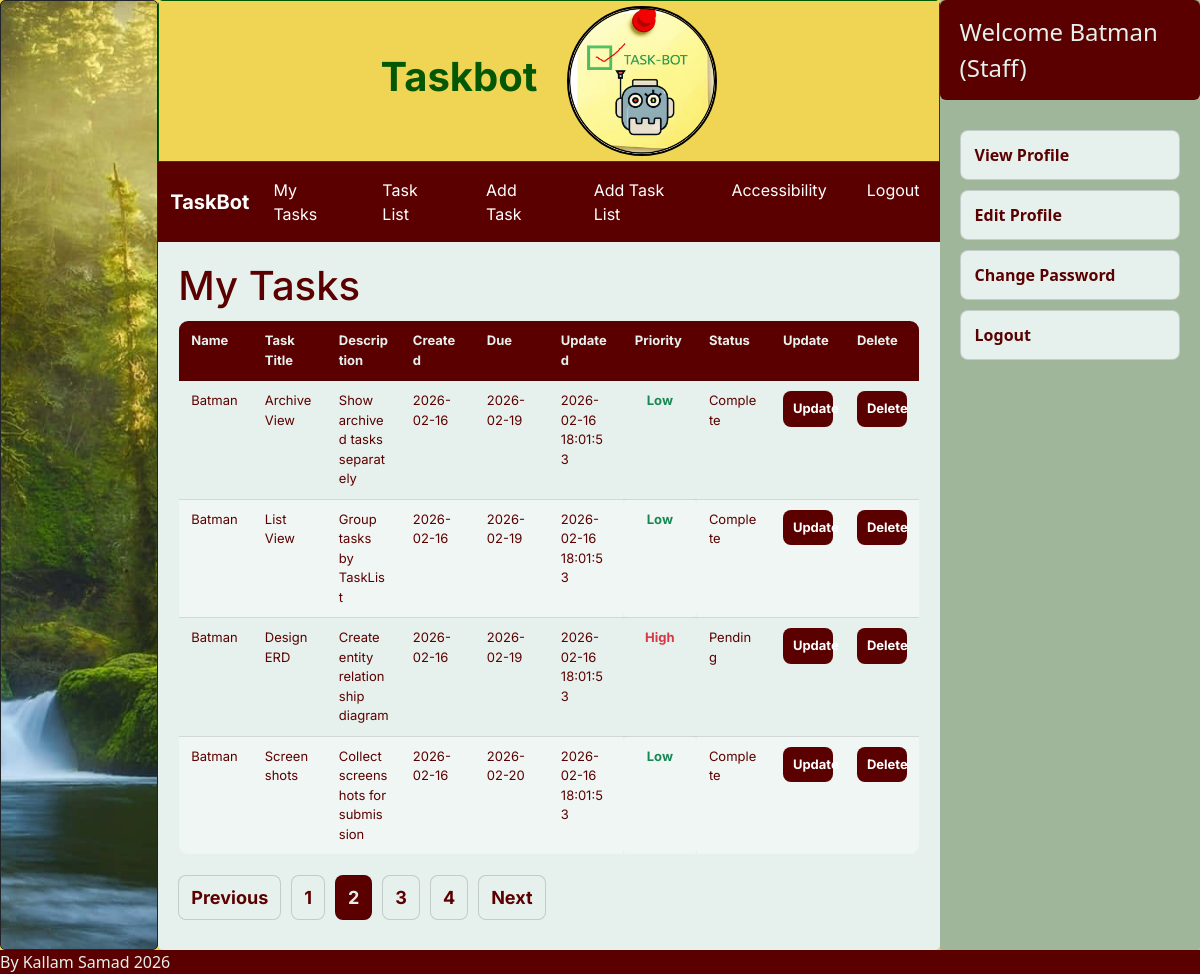
The app's page /index.php?page=tasks&p=2 (signed in) with its own data.
### tables this page shows
CREATE TABLE Task ( 

  TaskID        INTEGER PRIMARY KEY AUTOINCREMENT, 

  TaskTitle     TEXT NOT NULL, 

  Description   TEXT, 

  CreateDate    DATE NOT NULL DEFAULT (DATE('now')), 

  DueDate       DATE, 

  UpdatedAt     DATETIME NOT NULL DEFAULT CURRENT_TIMESTAMP, 

  LastUpdatedBy INTEGER, 

  Priority      TEXT NOT NULL DEFAULT 'Unassigned', 

  Status        TEXT NOT NULL DEFAULT 'Pending', 

  IsArchived    INTEGER NOT NULL DEFAULT 0, 

  TaskListID    INTEGER, 

  CHECK (Priority IN ('Unassigned', 'Low', 'Medium', 'High')), 

  CHECK (Status IN ('Pending', 'Complete', 'Cancelled')), 

  FOREIGN KEY (LastUpdatedBy) REFERENCES Users(UserID) 

    ON UPDATE CASCADE 

    ON DELETE SET NULL, 

  FOREIGN KEY (TaskListID) REFERENCES TaskList(TaskListID) 

    ON UPDATE CASCADE 

    ON DELETE SET NULL 

);

CREATE TABLE Users ( 

  UserID      INTEGER PRIMARY KEY AUTOINCREMENT, 

  RoleID      INTEGER NOT NULL, 

  DisplayName TEXT NOT NULL, 

  FirstName   TEXT NOT NULL, 

  MiddleName  TEXT DEFAULT ' ', 

  LastName    TEXT NOT NULL, 

  Email       TEXT NOT NULL UNIQUE, 

  Phone       TEXT UNIQUE, 

  IsActive    INTEGER NOT NULL DEFAULT 1, 

  LastLoginAt DATETIME DEFAULT CURRENT_TIMESTAMP, 

  FOREIGN KEY (RoleID) REFERENCES Role(RoleID) 

    ON UPDATE CASCADE 

    ON DELETE CASCADE 

);

CREATE TABLE Role ( 

  RoleID   INTEGER PRIMARY KEY AUTOINCREMENT, 

  RoleType TEXT NOT NULL DEFAULT 'Staff', 

  CHECK (RoleType IN ('Admin', 'Staff')) 

);

### stafftasks.php (the view, shortened to what this page needs)
<?php
$db = new SQLite3("C:/xampp/htdocs/TaskBot/database.db");
$db->exec("PRAGMA foreign_keys = ON;");
$userId = (int)$_SESSION['userId'];
$records_per_page = 4;
$current_page = isset($_GET['p']) ? (int)$_GET['p'] : 1;
$offset = ($current_page - 1) * $records_per_page;
$countStmt = $db->prepare("SELECT COUNT(*) AS total FROM Task WHERE LastUpdatedBy = :uid");
$countStmt->bindValue(":uid", $userId, SQLITE3_INTEGER);
$countRes = $countStmt->execute();
$countRow = $countRes->fetchArray(SQLITE3_ASSOC);
$total_records = (int)($countRow['total'] ?? 0);
$total_pages = max(1, (int)ceil($total_records / $records_per_page));
$stmt = $db->prepare("
    SELECT
        U.DisplayName,
        T.TaskID,
        T.TaskTitle,
        T.Description,
        T.CreateDate,
        T.DueDate,
        T.UpdatedAt,
        T.Priority,
        T.Status
    FROM Task T
    INNER JOIN Users U ON U.UserID = T.LastUpdatedBy
    WHERE T.LastUpdatedBy = :uid
    ORDER BY T.DueDate IS NULL, T.DueDate ASC, T.TaskID DESC
    LIMIT :limit OFFSET :offset
");
$stmt->bindValue(":uid", $userId, SQLITE3_INTEGER);
$stmt->bindValue(":limit", $records_per_page, SQLITE3_INTEGER);
$stmt->bindValue(":offset", $offset, SQLITE3_INTEGER);
$result = $stmt->execute();
echo "<h1 class='page-title'>My Tasks</h1>";
echo "<div class='table-wrap'>";
echo "<table class='tasks-table'>";
echo "
<thead>
<tr>
  <th>Name</th>
  <th>Task Title</th>
  <th>Description</th>
  <th>Created</th>
  <th>Due</th>
  <th>Updated</th>
  <th>Priority</th>
  <th>Status</th>
  <th>Update</th>
  <th>Delete</th>
</tr>
</thead>
<tbody>
";
while ($row = $result->fetchArray(SQLITE3_ASSOC)) {
    $name = htmlspecialchars($row['DisplayName'] ?? '');
    $taskId = (int)($row['TaskID'] ?? 0);
    $title = htmlspecialchars($row['TaskTitle'] ?? '');
    $desc = htmlspecialchars($row['Description'] ?? '');
    $created = htmlspecialchars($row['CreateDate'] ?? '');
    $due = htmlspecialchars($row['DueDate'] ?? '');
    $updated = htmlspecialchars($row['UpdatedAt'] ?? '');
    $priorityRaw = trim((string)($row['Priority'] ?? ''));
    $priority = htmlspecialchars($priorityRaw);
    $priorityClass = 'priority-' . strtolower(preg_replace('/\s+/', '-', $priorityRaw));
    $statusRaw = trim((string)($row['Status'] ?? ''));
    $status = htmlspecialchars($statusRaw);
    $statusClass = 'status-' . strtolower(preg_replace('/\s+/', '-', $statusRaw));
    echo "<tr>
        <td>{$name}</td>
        <td>{$title}</td>
        <td class='desc'>{$desc}</td>
        <td>{$created}</td>
        <td>{$due}</td>
        <td>{$updated}</td>
        <td class='{$priorityClass}'>{$priority}</td>
        <td class='{$statusClass}'>{$status}</td>
        <td>
          <form method='POST' action='updatetask.php'>
            <input type='hidden' name='TaskID' value='{$taskId}'>
            <button class='btn' type='submit'>Update</button>
          </form>
        </td>
        <td>
          <form method='POST' action='deletetask.php' onsubmit=\"return confirm('Delete this task?');\">
            <input type='hidden' name='TaskID' value='{$taskId}'>
            <button class='btn' type='submit'>Delete</button>
          </form>
        </td>
    </tr>";
}
echo "</tbody></table>";
echo "</div>";
echo "<div class='pagination'>";
if ($current_page > 1) {
    $prev = $current_page - 1;
    echo "<a href='index.php?page=tasks&p={$prev}'>Previous</a>";
}
for ($i = 1; $i <= $total_pages; $i++) {
    if ($i === $current_page) {
        echo "<strong>{$i}</strong>";
    } else {
        echo "<a href='index.php?page=tasks&p={$i}'>{$i}</a>";
    }
}
if ($current_page < $total_pages) {
    $next = $current_page + 1;
    echo "<a href='index.php?page=tasks&p={$next}'>Next</a>";
}
echo "</div>";
?>

### dashboard.php (shortened to what this page needs)
<?php
require_once "db.php";
$username = $_SESSION['username'] ?? null;
if ($username === null) {
    $displayname = "Guest";
    $roleType = "Unknown Role";
} else {
    $stmt = $db->prepare("
        SELECT
            U.DisplayName,
            R.RoleType
        FROM Credentials AS C
        INNER JOIN Users AS U ON C.UserID = U.UserID
        INNER JOIN Role  AS R ON U.RoleID = R.RoleID
        WHERE C.Username = :username
        LIMIT 1
    ");
    $stmt->bindValue(":username", $username, SQLITE3_TEXT);
    $result = $stmt->execute();
    $row = $result->fetchArray(SQLITE3_ASSOC);
    $displayname = $row["DisplayName"] ?? "Unknown Name";
    $roleType = $row["RoleType"] ?? "Unknown Role";
}
?>
<div class="hamburger">
  <div class="profile-info">
    <span>
      Welcome <?= htmlspecialchars($displayname) ?>
      (<?= htmlspecialchars($roleType) ?>)
    </span>
  </div>
</div>
<div class="dashboard">
  <ul>
    <li><a href="/TaskBot/viewprofile.php">View Profile</a></li>
    <li><a href="/TaskBot/editprofile.php">Edit Profile</a></li>
    <li><a href="/TaskBot/changepassword.php">Change Password</a></li>
    <li><a href="logout.php">Logout</a></li>
  </ul>
</div>

### style.css (style rules this page uses)
body { background-color:#efd553; margin:0; }
.hamburger { font-size: x-large; }
.profile-info { display: flex; align-items: center; padding-right: 20px; background-color: rgb(91,0,0); }
.dashboard { width: 100%; padding: 20px; box-sizing: border-box; }
.dashboard ul { list-style: none; margin: 0; padding: 0; }
.dashboard li { margin: 10px 0; }
.dashboard a { display: block; padding: 12px 14px; border-radius: 8px; text-decoration: none; color: rgb(91,0,0); background-color: #E6F0EC; border: 1px solid rgba(0,0,0,0.15); font-weight: 600; }
.right .dashboard { flex: 1; }
.profile-info { width: 100%; box-sizing: border-box; padding: 14px 20px; border-radius: 6px; color: #E6F0EC; }
.page-title { margin: 20px 0 10px; padding: 0 20px; color: rgb(91,0,0); font-family: 'Inter', sans-serif; }
.table-wrap { width: 100%; padding: 0 20px 20px; box-sizing: border-box; overflow-x: auto; }
.tasks-table { width: 100%; border-collapse: collapse; background: #E6F0EC; border: 1px solid rgba(0,0,0,0.15); border-radius: 10px; overflow: hidden; font-family: 'Inter', sans-serif; table-layout: fixed; }
.tasks-table th, .tasks-table td { padding: 10px 12px; border-bottom: 1px solid rgba(0,0,0,0.12); vertical-align: top; word-wrap: break-word; overflow-wrap: anywhere; white-space: normal; font-size: 0.95rem; color: rgb(91,0,0); }
.tasks-table thead th { background: rgb(91,0,0); color: #E6F0EC; font-weight: 700; }
.tasks-table tbody tr:nth-child(even) { background: rgba(255,255,255,0.35); }
.tasks-table td:nth-child(1) { width: 12%; }
.tasks-table td:nth-child(2) { width: 12%; }
.tasks-table td:nth-child(3) { width: 24%; }
.tasks-table td:nth-child(4) { width: 9%; }
.tasks-table td:nth-child(5) { width: 9%; }
.tasks-table td:nth-child(6) { width: 9%; }
.tasks-table td:nth-child(7) { width: 6%; }
.tasks-table td:nth-child(8) { width: 7%; }
.tasks-table td:nth-child(9) { width: 6%; }
.tasks-table td:nth-child(10) { width: 6%; }
.tasks-table td:nth-child(9) form, .tasks-table td:nth-child(10) form { margin: 0; }
.tasks-table td:nth-child(9) button, .tasks-table td:nth-child(10) button { width: 100%; padding: 8px 10px; border: 0; border-radius: 8px; cursor: pointer; font-weight: 700; font-family: 'Inter', sans-serif; }
.tasks-table td:nth-child(9) button { background: rgb(91,0,0); color: #E6F0EC; }
.tasks-table td:nth-child(10) button { background: #9FB69A; color: rgb(91,0,0); }
.pagination { display: flex; gap: 10px; flex-wrap: wrap; align-items: center; padding: 0 20px 30px; }
.pagination a, .pagination strong { display: inline-block; padding: 8px 12px; border-radius: 8px; text-decoration: none; border: 1px solid rgba(0,0,0,0.15); font-family: 'Inter', sans-serif; }
.pagination a { background: #E6F0EC; color: rgb(91,0,0); font-weight: 700; }
.pagination strong { background: rgb(91,0,0); color: #E6F0EC; }
.btn { font-size: small; }
.tasks-table th, .tasks-table td { font-size: small; }
.tasks-table td[class^="priority-"] { font-weight:700; text-align:center; border-radius:6px; }
.priority-high { color:#dc3545 !important; font-weight:600; }
.priority-low { color:#198754 !important; font-weight:600; }
.action-btn.danger, .btn { background:rgb(91,0,0) !important; color:white !important; display:inline-block; padding:10px 16px; border:none; border-radius:10px; cursor:pointer; font-weight:600; white-space:nowrap; }

### a11y.css (style rules this page uses)
.tasks-table th, .tasks-table td { word-break:keep-all !important;white-space:normal !important; }
.tasks-table td:nth-child(9), .tasks-table td:nth-child(10) { min-width:110px !important; }

### records on screen
task: LastUpdatedBy.DisplayName "Batman", TaskTitle "Archive View", Description "Show archived tasks separately", CreateDate "2026-02-16", DueDate "2026-02-19", UpdatedAt "2026-02-16 18:01:53", Priority "Low", Status "Complete"
task: LastUpdatedBy.DisplayName "Batman", TaskTitle "List View", Description "Group tasks by TaskList", CreateDate "2026-02-16", DueDate "2026-02-19", UpdatedAt "2026-02-16 18:01:53", Priority "Low", Status "Complete"
task: LastUpdatedBy.DisplayName "Batman", TaskTitle "Design ERD", Description "Create entity relationship diagram", CreateDate "2026-02-16", DueDate "2026-02-19", UpdatedAt "2026-02-16 18:01:53", Priority "High", Status "Pending"
task: LastUpdatedBy.DisplayName "Batman", TaskTitle "Screenshots", Description "Collect screenshots for submission", CreateDate "2026-02-16", DueDate "2026-02-20", UpdatedAt "2026-02-16 18:01:53", Priority "Low", Status "Complete"
users: DisplayName "Batman", RoleID.RoleType "Staff"
